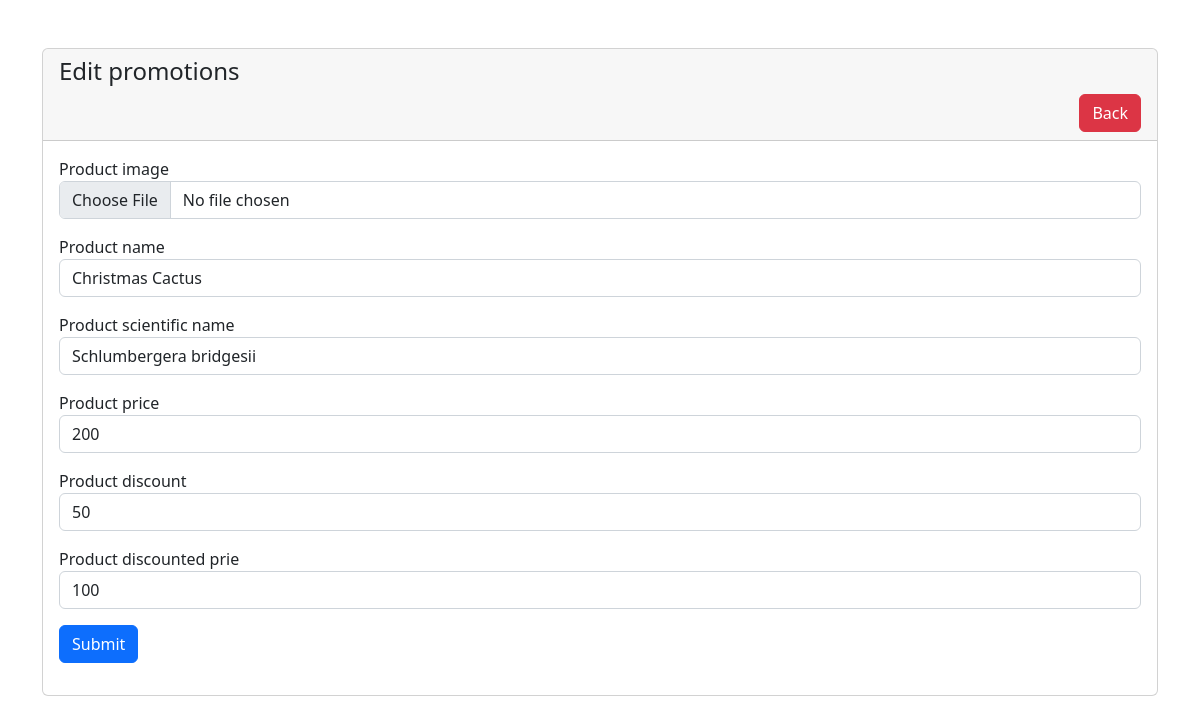
The page /Homepage/edit_promotion.php?product_ID=2 on the database its author committed.
### tables this page shows
CREATE TABLE `promotions` (
  `product_ID` int(255) NOT NULL,
  `product_image` varchar(255) NOT NULL,
  `product_name` varchar(255) NOT NULL,
  `product_sname` varchar(255) NOT NULL,
  `product_price` int(255) NOT NULL,
  `product_discount` int(255) NOT NULL,
  `product_dprice` int(255) NOT NULL
);

### Homepage/edit_promotion.php (the view, shortened to what this page needs)
<?php
include "../include/DBconn.php";
?>
<!DOCTYPE html>
<html lang="en">
    <head>
        <link href="https://cdn.jsdelivr.net/npm/bootstrap@5.2.2/dist/css/bootstrap.min.css" rel="stylesheet">
    </head>
    <body>
        <div class="container mt-5">
            <div class="row">
                <div class="col-md-12">
                    <div class="card">
                        <div class="card-header">
                            <h4>
                                Edit promotions
                            </h4>
                            <a href="admin_homepage.php" class="btn btn-danger float-end">Back</a>
                        </div>
                        <div class="card-body">
                            <?php
                                if(isset($_GET['product_ID']))
                                {
                                    $product_ID = mysqli_real_escape_string($conn, $_GET['product_ID']);
                                    $query = "SELECT * FROM promotions WHERE product_ID='$product_ID' ";
                                    $query_run = mysqli_query($conn, $query);
                                    if (mysqli_num_rows($query_run) > 0)
                                    {
                                        $promotions = mysqli_fetch_array($query_run);
                                        ?>
                                        <form action ="function.php" method="POST">
                                            <div class="mb-3">
                                                <label>Product image</label>
                                                <input type="file" name="product_image" value="<?=$promotions['product_image'];?>" class="form-control">
                                            </div>
                                            <div class="mb-3">
                                                <label>Product name</label>
                                                <input type="text" name="product_name" value="<?=$promotions['product_name'];?>" class="form-control">
                                            </div>
                                            <div class="mb-3">
                                                <label>Product scientific name</label>
                                                <input type="text" name="product_sname" value="<?=$promotions['product_sname'];?>" class="form-control">
                                            </div>
                                            <div class="mb-3">
                                                <label>Product price</label>
                                                <input type="int" name="product_price" value="<?=$promotions['product_price'];?>"  class="form-control">
                                            </div>
                                            <div class="mb-3">
                                                <label>Product discount</label>
                                                <input type="int" name="product_discount" value="<?=$promotions['product_discount'];?>"  class="form-control">
                                            </div>
                                            <div class="mb-3">
                                                <label>Product discounted prie</label>
                                                <input type="int" name="product_dprice" value="<?=$promotions['product_dprice'];?>"  class="form-control">
                                            </div>
                                            <div class="mb-3">
                                                <button type="submit" name="update_promotion" class="btn btn-primary">Submit</button>
                                            </div>
                                        </form>
                                        <?php
                                    }
                                    else
                                    {
                                        echo "PRODUCT ID NOT FOUND";
                                    }
                                }
                            ?>
                        </div>
                    </div>
                </div>
            </div>
        </div>
    </body>
</html>

### rows shown on the page
promotions: product_name "Christmas Cactus", product_sname "Schlumbergera bridgesii", product_price "200", product_discount "50", product_dprice "100"
